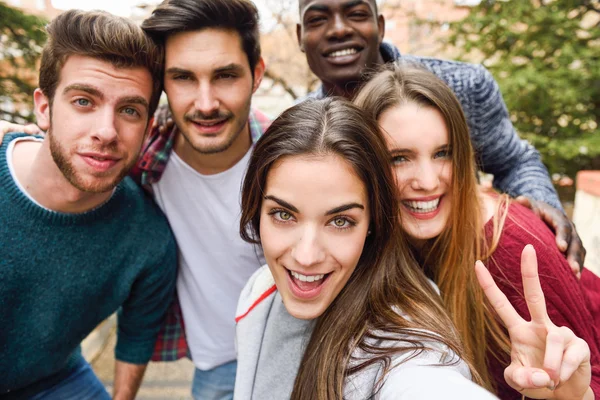
#> input picture opencv/arkadaslar_1.jpg, 600 x 400 px, given in place of the camera
$ jupyter execute 'El_Hareketleri_Tanıma.ipynb'
#> lines starting #> are read from the running program, lines starting #| are printed output that depends on the picture; after the words box and inside, x2 and y2 are one past the last pixel; in counts of white or black regions, pixels touching at a corner belong together
[cell 1]
import cv2
import numpy as np
import seaborn as sns
import matplotlib.pyplot as plt
from collections import deque

[cell 2]
video=cv2.VideoCapture(0)

lower_skin=np.array([0, 30, 60],dtype=np.uint8) #dtype=np.uint8 ile dizilerin elemanları 0 ile 255 arasındaki sayılar olarak tutuluyor.
upper_skin=np.array([20, 150, 255],dtype=np.uint8)

#Hareketleri tespit etmek için optik akış (optical flow) yöntemini kullanmalıyız.
#OpenCV'nin cv2.calcOpticalFlowFarneback fonksiyonunu kullanarak kareler arasındaki hareketi analiz edeceğiz
ret, prev_frame = video.read()
#> prev_frame is the input picture: shape (400, 600, 3); mean B, G, R 105.1, 116.7, 139
prev_frame = cv2.flip(prev_frame, 1)
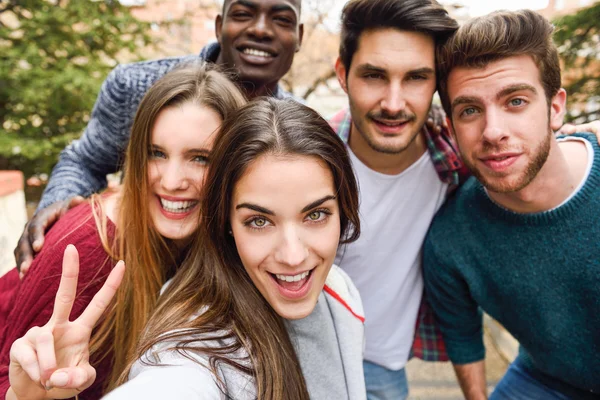
#> prev_frame: shape (400, 600, 3); mean B, G, R 105.1, 116.7, 139
prev_gri = cv2.cvtColor(prev_frame, cv2.COLOR_BGR2GRAY)
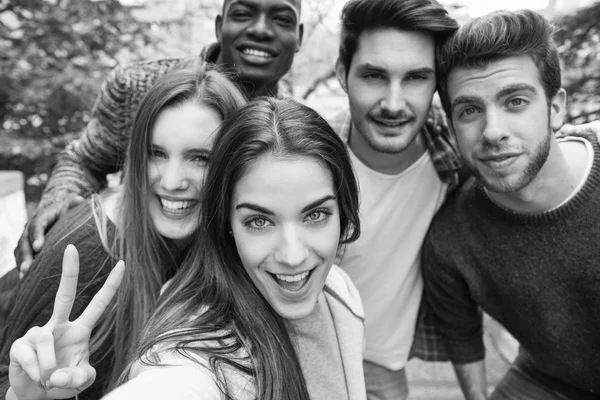
#> prev_gri: shape (400, 600); min 2, max 255, mean 122

hareket_buyukluk=[]
ret=True
while ret:
    ret,frame=video.read()
    if not ret:
        break
    # Görüntüyü aynalama (daha doğal bir görüntü için)
    frame=cv2.flip(frame,1)

    #Maskeleme işlemi yaparken hsv formatına çevirmeliyiz
    hsv=cv2.cvtColor(frame,cv2.COLOR_BGR2HSV)
#> hsv: shape (400, 600, 3); mean H, S, V 50.7, 105.5, 146.6
    mask= cv2.inRange(hsv,lower_skin,upper_skin) #cilt rengini tespit ettik yani renk tabanlı eşikleme yaptık
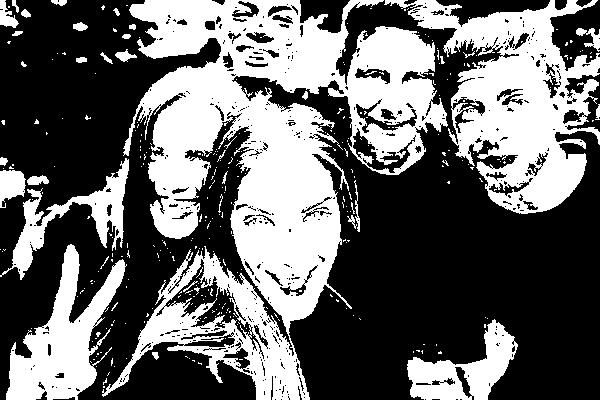
#> mask: shape (400, 600); 40.7% white; 330 white regions (296 under 20 px), largest, box (x1, y1, x2, y2) and area: (102, 0, 448, 400) 58573, (384, 0, 600, 214) 20068, (6, 244, 127, 400) 7879

    # Gürültü azaltma için morfolojik işlemler
    kernel = np.ones((5, 5), np.uint8)
    mask = cv2.morphologyEx(mask, cv2.MORPH_OPEN, kernel)
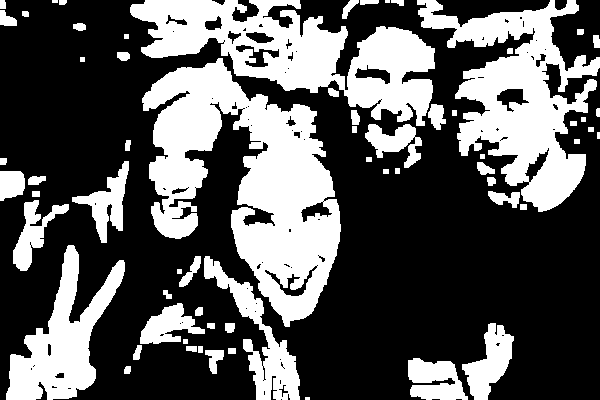
#> mask: shape (400, 600); 35.2% white; 65 white regions (3 under 20 px), largest, box (x1, y1, x2, y2) and area: (142, 58, 341, 327) 25612, (130, 0, 435, 126) 16948, (417, 0, 600, 212) 16525
    mask = cv2.morphologyEx(mask, cv2.MORPH_CLOSE, kernel)
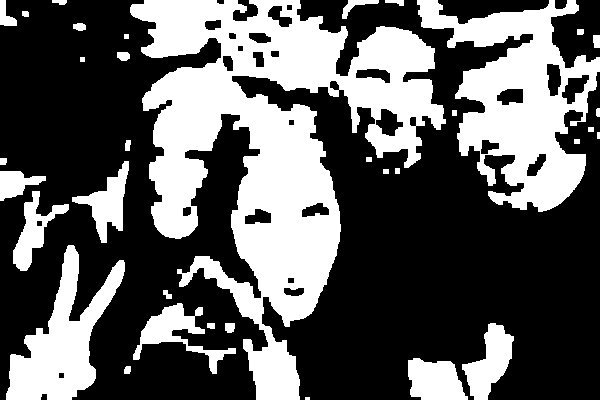
#> mask: shape (400, 600); 36.8% white; 35 white regions (1 under 20 px), largest, box (x1, y1, x2, y2) and area: (130, 0, 446, 400) 50694, (417, 0, 600, 212) 18021, (6, 245, 125, 400) 7710
    """# Gürültüyü azaltmak için önce erosion
    mask = cv2.erode(mask, kernel, iterations=2)
    #Boşlukları doldurmak için dilation
    mask = cv2.dilate(mask, kernel, iterations=2)
    #mask ismini sürekli güncelleyerek bellek tasarufu yaptık"""

    result=cv2.bitwise_and(frame,frame,mask=mask)
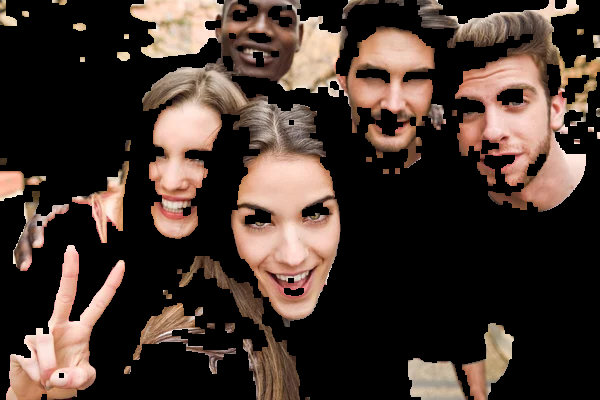
#> result: shape (400, 600, 3); mean B, G, R 45.9, 53.4, 68.1

    #** Hareket Analizi-Optik Akış
    gri = cv2.cvtColor(frame, cv2.COLOR_BGR2GRAY)   # Şimdiki kareyi griye çevir
    flow = cv2.calcOpticalFlowFarneback(prev_gri, gri, None, 0.5, 3, 15, 3, 5, 1.2, 0) # hareket vektörlerini hesaplar.
    mag, ang = cv2.cartToPolar(flow[..., 0], flow[..., 1])  #vetörleri kordinat sistemine çevirdi.
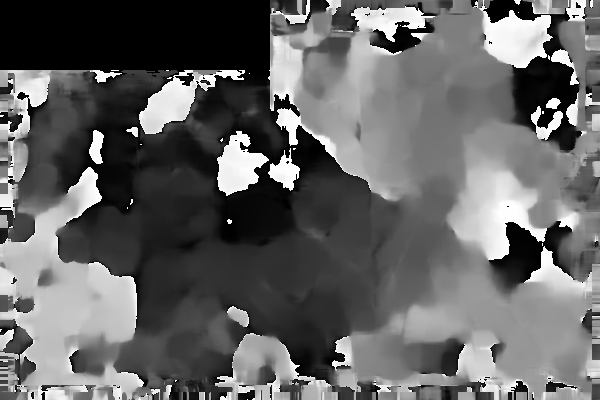
#> ang: shape (400, 600) float32; min 0, max 6.28, mean 2.5; drawn with min black and max white
    hareket_buyukluk.append(np.mean(mag))

    # Optik Akışı Görselleştirme
    hsv_optik_akis=np.zeros_like(frame)
    hsv_optik_akis[...,1]=255
    hsv_optik_akis[...,0]=ang*180/np.pi/2
    hsv_optik_akis[...,2]=cv2.normalize(mag, None, 0, 255, cv2.NORM_MINMAX)
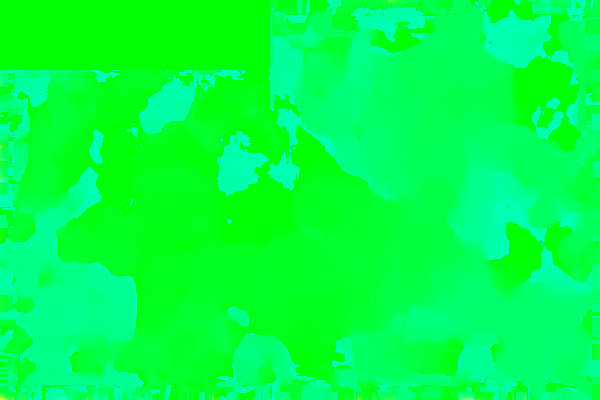
#> hsv_optik_akis: shape (400, 600, 3); mean of channels 0, 1, 2 71.1, 255, 0.2; drawn as B, G, R
    optik_akis=cv2.cvtColor(hsv_optik_akis, cv2.COLOR_HSV2BGR)
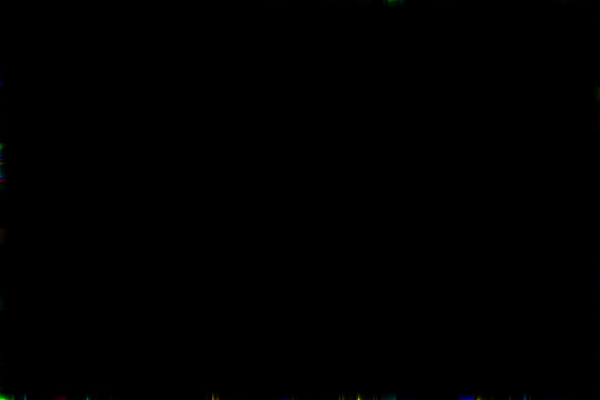
#> optik_akis: shape (400, 600, 3); mean B, G, R 0.1, 0.1, 0.1

    #cv2.imshow("Orijinal", frame)
    #cv2.imshow("Maske", mask)
    #cv2.imshow("Sonuç", result)
    cv2.imshow("Hareket Gorsellestirme", optik_akis)

    # Bir sonraki kare için önceki kareyi güncelle
    prev_gri = gri.copy()

    # Çıkış için 'q' tuşuna bas
    if cv2.waitKey(1) & 0xFF == ord('q'):
#> (key q is pressed here)
        break

# Kamerayı kapat ve pencereleri temizle
video.release()
cv2.destroyAllWindows()

plt.figure(figsize=(12,6))
sns.histplot(hareket_buyukluk, bins=20 ,kde=True, color='red')
plt.xlabel('Hareket Büyüklüğü')
plt.ylabel('Frekans')
plt.title("Hareketlerin Frekans Analizi")
plt.show()
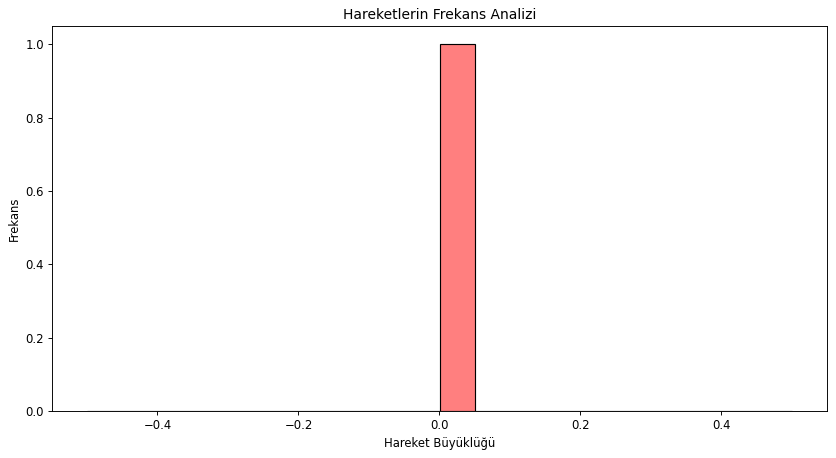
#> figure drawn by matplotlib, 1 panel; tallest bar 1 high, from x = 0.000278 to 0.0503

$ run again, on opencv/papagan.jpg
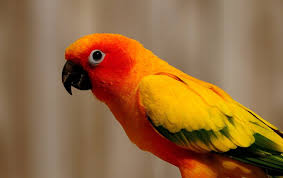
#> input picture opencv/papagan.jpg, 283 x 178 px, given in place of the camera
#> prev_frame is the input picture: shape (178, 283, 3); mean B, G, R 61.9, 105.4, 147.2
#> hsv: shape (178, 283, 3); mean H, S, V 18, 142.5, 147.5
#> `mask= cv2.inRange(hsv,lower_skin,upper_skin)`:
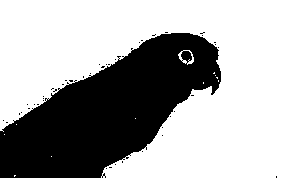
#> mask: shape (178, 283); 64.7% white; 44 black regions (43 under 20 px), largest, box (x1, y1, x2, y2) and area: (0, 33, 221, 178) 17693
#> `plt.show()`:
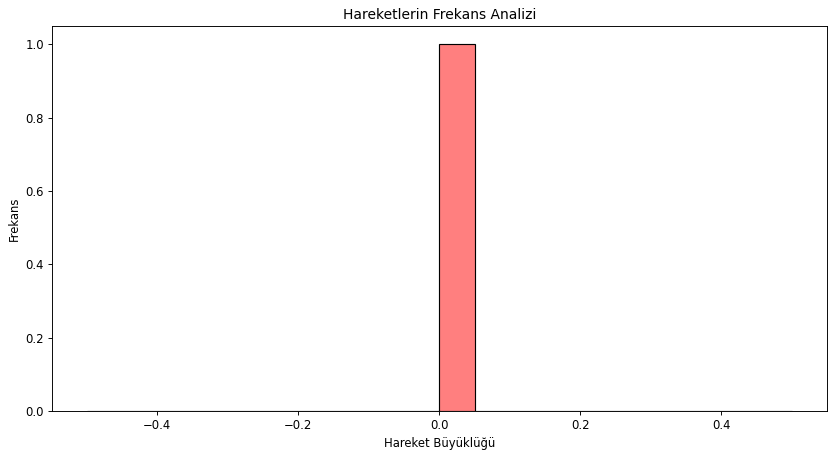
#> figure drawn by matplotlib, 1 panel; tallest bar 1 high, from x = 0.000451 to 0.0505
